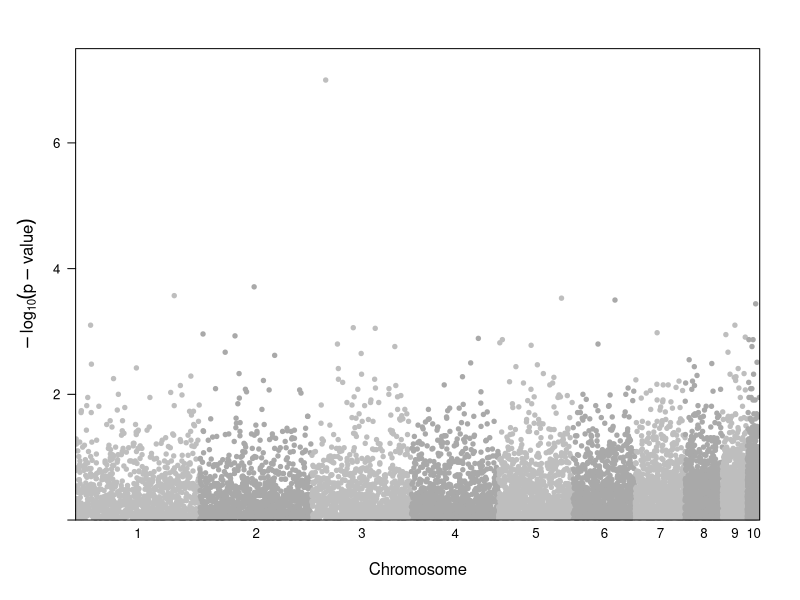

This chart was generated by the following R code:
## ---- chunk 1
library(lattice)
manhattan.plot<-function(chr, pos, pvalue, 
	sig.level=NA, annotate=NULL, ann.default=list(),
	should.thin=T, thin.pos.places=2, thin.logp.places=2, 
	xlab="Chromosome", ylab=expression(-log[10](p-value)),
	col=c("gray","darkgray"), panel.extra=NULL, pch=20, cex=0.8,...) {

	if (length(chr)==0) stop("chromosome vector is empty")
	if (length(pos)==0) stop("position vector is empty")
	if (length(pvalue)==0) stop("pvalue vector is empty")

	#make sure we have an ordered factor
	if(!is.ordered(chr)) {
		chr <- ordered(chr)
	} else {
		chr <- chr[,drop=T]
	}

	#make sure positions are in kbp
	if (any(pos>1e6)) pos<-pos/1e6;

	#calculate absolute genomic position
	#from relative chromosomal positions
	posmin <- tapply(pos,chr, min);
	posmax <- tapply(pos,chr, max);
	posshift <- head(c(0,cumsum(posmax)),-1);
	names(posshift) <- levels(chr)
	genpos <- pos + posshift[chr];
	getGenPos<-function(cchr, cpos) {
		p<-posshift[as.character(cchr)]+cpos
		return(p)
	}

	#parse annotations
	grp <- NULL
	ann.settings <- list()
	label.default<-list(x="peak",y="peak",adj=NULL, pos=3, offset=0.5, 
		col=NULL, fontface=NULL, fontsize=NULL, show=F)
	parse.label<-function(rawval, groupname) {
		r<-list(text=groupname)
		if(is.logical(rawval)) {
			if(!rawval) {r$show <- F}
		} else if (is.character(rawval) || is.expression(rawval)) {
			if(nchar(rawval)>=1) {
				r$text <- rawval
			}
		} else if (is.list(rawval)) {
			r <- modifyList(r, rawval)
		}
		return(r)
	}

	if(!is.null(annotate)) {
		if (is.list(annotate)) {
			grp <- annotate[[1]]
		} else {
			grp <- annotate
		} 
		if (!is.factor(grp)) {
			grp <- factor(grp)
		}
	} else {
		grp <- factor(rep(1, times=length(pvalue)))
	}
  
	ann.settings<-vector("list", length(levels(grp)))
	ann.settings[[1]]<-list(pch=pch, col=col, cex=cex, fill=col, label=label.default)

	if (length(ann.settings)>1) { 
		lcols<-trellis.par.get("superpose.symbol")$col 
		lfills<-trellis.par.get("superpose.symbol")$fill
		for(i in 2:length(levels(grp))) {
			ann.settings[[i]]<-list(pch=pch, 
				col=lcols[(i-2) %% length(lcols) +1 ], 
				fill=lfills[(i-2) %% length(lfills) +1 ], 
				cex=cex, label=label.default);
			ann.settings[[i]]$label$show <- T
		}
		names(ann.settings)<-levels(grp)
	}
	for(i in 1:length(ann.settings)) {
		if (i>1) {ann.settings[[i]] <- modifyList(ann.settings[[i]], ann.default)}
		ann.settings[[i]]$label <- modifyList(ann.settings[[i]]$label, 
			parse.label(ann.settings[[i]]$label, levels(grp)[i]))
	}
	if(is.list(annotate) && length(annotate)>1) {
		user.cols <- 2:length(annotate)
		ann.cols <- c()
		if(!is.null(names(annotate[-1])) && all(names(annotate[-1])!="")) {
			ann.cols<-match(names(annotate)[-1], names(ann.settings))
		} else {
			ann.cols<-user.cols-1
		}
		for(i in seq_along(user.cols)) {
			if(!is.null(annotate[[user.cols[i]]]$label)) {
				annotate[[user.cols[i]]]$label<-parse.label(annotate[[user.cols[i]]]$label, 
					levels(grp)[ann.cols[i]])
			}
			ann.settings[[ann.cols[i]]]<-modifyList(ann.settings[[ann.cols[i]]], 
				annotate[[user.cols[i]]])
		}
	}
 	rm(annotate)

	#reduce number of points plotted
	if(should.thin) {
		thinned <- unique(data.frame(
			logp=round(-log10(pvalue),thin.logp.places), 
			pos=round(genpos,thin.pos.places), 
			chr=chr,
			grp=grp)
		)
		logp <- thinned$logp
		genpos <- thinned$pos
		chr <- thinned$chr
		grp <- thinned$grp
		rm(thinned)
	} else {
		logp <- -log10(pvalue)
	}
	rm(pos, pvalue)
	gc()

	#custom axis to print chromosome names
	axis.chr <- function(side,...) {
		if(side=="bottom") {
			panel.axis(side=side, outside=T,
				at=((posmax+posmin)/2+posshift),
				labels=levels(chr), 
				ticks=F, rot=0,
				check.overlap=F
			)
		} else if (side=="top" || side=="right") {
			panel.axis(side=side, draw.labels=F, ticks=F);
		}
		else {
			axis.default(side=side,...);
		}
	 }

	#make sure the y-lim covers the range (plus a bit more to look nice)
	prepanel.chr<-function(x,y,...) { 
		A<-list();
		maxy<-ceiling(max(y, ifelse(!is.na(sig.level), -log10(sig.level), 0)))+.5;
		A$ylim=c(0,maxy);
		A;
	}

	xyplot(logp~genpos, chr=chr, groups=grp,
		axis=axis.chr, ann.settings=ann.settings, 
		prepanel=prepanel.chr, scales=list(axs="i"),
		panel=function(x, y, ..., getgenpos) {
			if(!is.na(sig.level)) {
				#add significance line (if requested)
				panel.abline(h=-log10(sig.level), lty=2);
			}
			panel.superpose(x, y, ..., getgenpos=getgenpos);
			if(!is.null(panel.extra)) {
				panel.extra(x,y, getgenpos, ...)
			}
		},
		panel.groups = function(x,y,..., subscripts, group.number) {
			A<-list(...)
			#allow for different annotation settings
			gs <- ann.settings[[group.number]]
			A$col.symbol <- gs$col[(as.numeric(chr[subscripts])-1) %% length(gs$col) + 1]    
			A$cex <- gs$cex[(as.numeric(chr[subscripts])-1) %% length(gs$cex) + 1]
			A$pch <- gs$pch[(as.numeric(chr[subscripts])-1) %% length(gs$pch) + 1]
			A$fill <- gs$fill[(as.numeric(chr[subscripts])-1) %% length(gs$fill) + 1]
			A$x <- x
			A$y <- y
			do.call("panel.xyplot", A)
			#draw labels (if requested)
			if(gs$label$show) {
				gt<-gs$label
				names(gt)[which(names(gt)=="text")]<-"labels"
				gt$show<-NULL
				if(is.character(gt$x) | is.character(gt$y)) {
					peak = which.max(y)
					center = mean(range(x))
					if (is.character(gt$x)) {
						if(gt$x=="peak") {gt$x<-x[peak]}
						if(gt$x=="center") {gt$x<-center}
					}
					if (is.character(gt$y)) {
						if(gt$y=="peak") {gt$y<-y[peak]}
					}
				}
				if(is.list(gt$x)) {
					gt$x<-A$getgenpos(gt$x[[1]],gt$x[[2]])
				}
				do.call("panel.text", gt)
			}
		},
		xlab=xlab, ylab=ylab, 
		panel.extra=panel.extra, getgenpos=getGenPos, ...
	);
}
## ---- chunk 2
createSampleGwasData<-function(chr.count=10, include.X=F) {
	chr<-c(); pos<-c()
	for(i in 1:chr.count) {
		chr <- c(chr,rep(i, 1000))
		pos <- c(pos,ceiling(runif(1000)*(chr.count-i+1)*25*1e3))
	}
	if(include.X) {
		chr <- c(chr,rep("X", 1000))
		pos <- c(pos,ceiling(runif(1000)*5*25*1e3))
	}
	pvalue <- runif(length(pos))
	return(data.frame(chr, pos,pvalue))
}
dd<-createSampleGwasData()
dd$pvalue[3000] <- 1e-7 #include a significant result
manhattan.plot(dd$chr, dd$pos, dd$pvalue)
